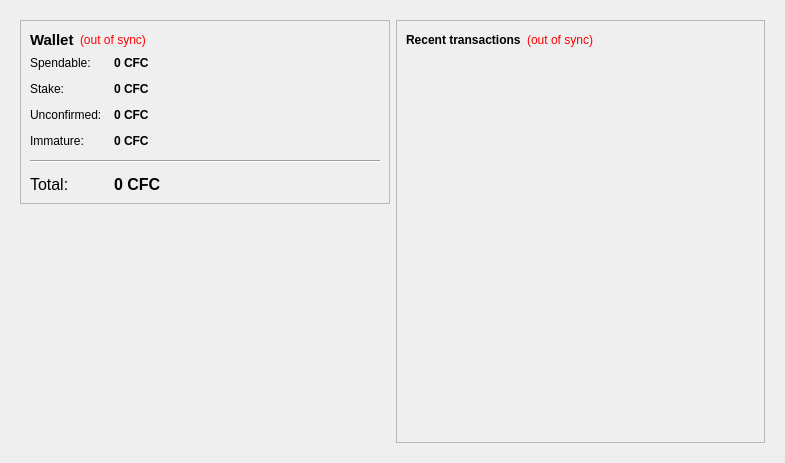
<?xml version="1.0" encoding="UTF-8"?>
<ui version="4.0">
 <class>OverviewPage</class>
 <widget class="QWidget" name="OverviewPage">
  <property name="geometry">
   <rect>
    <x>0</x>
    <y>0</y>
    <width>785</width>
    <height>463</height>
   </rect>
  </property>
  <property name="windowTitle">
   <string>Form</string>
  </property>
  <layout class="QHBoxLayout" name="horizontalLayout" stretch="0">
   <item>
    <widget class="QFrame" name="frameMain">
     <property name="frameShape">
      <enum>QFrame::NoFrame</enum>
     </property>
     <layout class="QHBoxLayout" name="horizontalLayout_3">
      <item>
       <layout class="QVBoxLayout" name="verticalLayout_2">
        <item>
         <widget class="QFrame" name="frame">
          <property name="frameShape">
           <enum>QFrame::StyledPanel</enum>
          </property>
          <property name="frameShadow">
           <enum>QFrame::Plain</enum>
          </property>
          <layout class="QVBoxLayout" name="verticalLayout_4">
           <item>
            <layout class="QHBoxLayout" name="horizontalLayout_4">
             <item>
              <widget class="QLabel" name="label_5">
               <property name="font">
                <font>
                 <pointsize>11</pointsize>
                 <weight>75</weight>
                 <bold>true</bold>
                </font>
               </property>
               <property name="text">
                <string>Wallet</string>
               </property>
              </widget>
             </item>
             <item>
              <widget class="QLabel" name="labelWalletStatus">
               <property name="toolTip">
                <string>The displayed information may be out of date. Your wallet automatically synchronizes with the Coffeecoin network after a connection is established, but this process has not completed yet.</string>
               </property>
               <property name="styleSheet">
                <string notr="true">QLabel { color: red; }</string>
               </property>
               <property name="text">
                <string notr="true">(out of sync)</string>
               </property>
               <property name="alignment">
                <set>Qt::AlignLeading|Qt::AlignLeft|Qt::AlignVCenter</set>
               </property>
              </widget>
             </item>
             <item>
              <spacer name="horizontalSpacer_2">
               <property name="orientation">
                <enum>Qt::Horizontal</enum>
               </property>
               <property name="sizeHint" stdset="0">
                <size>
                 <width>40</width>
                 <height>20</height>
                </size>
               </property>
              </spacer>
             </item>
            </layout>
           </item>
           <item>
            <layout class="QFormLayout" name="formLayout_2">
             <property name="fieldGrowthPolicy">
              <enum>QFormLayout::AllNonFixedFieldsGrow</enum>
             </property>
             <property name="horizontalSpacing">
              <number>12</number>
             </property>
             <property name="verticalSpacing">
              <number>12</number>
             </property>
             <item row="0" column="0">
              <widget class="QLabel" name="label">
               <property name="text">
                <string>Spendable:</string>
               </property>
              </widget>
             </item>
             <item row="0" column="1">
              <widget class="QLabel" name="labelBalance">
               <property name="font">
                <font>
                 <weight>75</weight>
                 <bold>true</bold>
                </font>
               </property>
               <property name="cursor">
                <cursorShape>IBeamCursor</cursorShape>
               </property>
               <property name="toolTip">
                <string>Your current spendable balance</string>
               </property>
               <property name="text">
                <string notr="true">0 CFC</string>
               </property>
               <property name="textInteractionFlags">
                <set>Qt::LinksAccessibleByMouse|Qt::TextSelectableByKeyboard|Qt::TextSelectableByMouse</set>
               </property>
              </widget>
             </item>
             <item row="1" column="0">
              <widget class="QLabel" name="label_6">
               <property name="text">
                <string>Stake:</string>
               </property>
              </widget>
             </item>
             <item row="1" column="1">
              <widget class="QLabel" name="labelStake">
               <property name="font">
                <font>
                 <weight>75</weight>
                 <bold>true</bold>
                </font>
               </property>
               <property name="cursor">
                <cursorShape>IBeamCursor</cursorShape>
               </property>
               <property name="toolTip">
                <string>Total of coins that was staked, and do not yet count toward the current balance</string>
               </property>
               <property name="text">
                <string notr="true">0 CFC</string>
               </property>
               <property name="textInteractionFlags">
                <set>Qt::LinksAccessibleByMouse|Qt::TextSelectableByKeyboard|Qt::TextSelectableByMouse</set>
               </property>
              </widget>
             </item>
             <item row="2" column="0">
              <widget class="QLabel" name="label_3">
               <property name="text">
                <string>Unconfirmed:</string>
               </property>
              </widget>
             </item>
             <item row="2" column="1">
              <widget class="QLabel" name="labelUnconfirmed">
               <property name="font">
                <font>
                 <weight>75</weight>
                 <bold>true</bold>
                </font>
               </property>
               <property name="cursor">
                <cursorShape>IBeamCursor</cursorShape>
               </property>
               <property name="toolTip">
                <string>Total of transactions that have yet to be confirmed, and do not yet count toward the current balance</string>
               </property>
               <property name="text">
                <string notr="true">0 CFC</string>
               </property>
               <property name="textInteractionFlags">
                <set>Qt::LinksAccessibleByMouse|Qt::TextSelectableByKeyboard|Qt::TextSelectableByMouse</set>
               </property>
              </widget>
             </item>
             <item row="3" column="0">
              <widget class="QLabel" name="labelImmatureText">
               <property name="text">
                <string>Immature:</string>
               </property>
              </widget>
             </item>
             <item row="3" column="1">
              <widget class="QLabel" name="labelImmature">
               <property name="font">
                <font>
                 <weight>75</weight>
                 <bold>true</bold>
                </font>
               </property>
               <property name="toolTip">
                <string>Mined balance that has not yet matured</string>
               </property>
               <property name="text">
                <string notr="true">0 CFC</string>
               </property>
               <property name="textInteractionFlags">
                <set>Qt::LinksAccessibleByMouse|Qt::TextSelectableByKeyboard|Qt::TextSelectableByMouse</set>
               </property>
              </widget>
             </item>
             <item row="4" column="0" colspan="2">
              <widget class="Line" name="line">
               <property name="orientation">
                <enum>Qt::Horizontal</enum>
               </property>
              </widget>
             </item>
             <item row="5" column="0">
              <widget class="QLabel" name="labelTotalText">
               <property name="font">
                <font>
                 <pointsize>12</pointsize>
                </font>
               </property>
               <property name="text">
                <string>Total:</string>
               </property>
              </widget>
             </item>
             <item row="5" column="1">
              <widget class="QLabel" name="labelTotal">
               <property name="font">
                <font>
                 <pointsize>12</pointsize>
                 <weight>75</weight>
                 <bold>true</bold>
                </font>
               </property>
               <property name="cursor">
                <cursorShape>IBeamCursor</cursorShape>
               </property>
               <property name="toolTip">
                <string>Your current total balance</string>
               </property>
               <property name="text">
                <string notr="true">0 CFC</string>
               </property>
               <property name="textInteractionFlags">
                <set>Qt::LinksAccessibleByMouse|Qt::TextSelectableByKeyboard|Qt::TextSelectableByMouse</set>
               </property>
              </widget>
             </item>
            </layout>
           </item>
          </layout>
         </widget>
        </item>
        <item>
         <spacer name="verticalSpacer">
          <property name="orientation">
           <enum>Qt::Vertical</enum>
          </property>
          <property name="sizeHint" stdset="0">
           <size>
            <width>20</width>
            <height>40</height>
           </size>
          </property>
         </spacer>
        </item>
        <item>
         <widget class="QLabel" name="label_2">
          <property name="text">
           <string/>
          </property>
          <property name="pixmap">
           <pixmap>:/images/wallet</pixmap>
          </property>
         </widget>
        </item>
       </layout>
      </item>
      <item>
       <layout class="QVBoxLayout" name="verticalLayout_3">
        <item>
         <widget class="QFrame" name="frame_2">
          <property name="frameShape">
           <enum>QFrame::StyledPanel</enum>
          </property>
          <property name="frameShadow">
           <enum>QFrame::Plain</enum>
          </property>
          <layout class="QVBoxLayout" name="verticalLayout">
           <item>
            <layout class="QHBoxLayout" name="horizontalLayout_2">
             <item>
              <widget class="QLabel" name="label_4">
               <property name="text">
                <string>&lt;b&gt;Recent transactions&lt;/b&gt;</string>
               </property>
              </widget>
             </item>
             <item>
              <widget class="QLabel" name="labelTransactionsStatus">
               <property name="toolTip">
                <string>The displayed information may be out of date. Your wallet automatically synchronizes with the Coffeecoin network after a connection is established, but this process has not completed yet.</string>
               </property>
               <property name="styleSheet">
                <string notr="true">QLabel { color: red; }</string>
               </property>
               <property name="text">
                <string notr="true">(out of sync)</string>
               </property>
               <property name="alignment">
                <set>Qt::AlignRight|Qt::AlignTrailing|Qt::AlignVCenter</set>
               </property>
              </widget>
             </item>
             <item>
              <spacer name="horizontalSpacer">
               <property name="orientation">
                <enum>Qt::Horizontal</enum>
               </property>
               <property name="sizeHint" stdset="0">
                <size>
                 <width>40</width>
                 <height>20</height>
                </size>
               </property>
              </spacer>
             </item>
            </layout>
           </item>
           <item>
            <widget class="QListView" name="listTransactions">
             <property name="styleSheet">
              <string notr="true">QListView { background: transparent; }</string>
             </property>
             <property name="frameShape">
              <enum>QFrame::NoFrame</enum>
             </property>
             <property name="verticalScrollBarPolicy">
              <enum>Qt::ScrollBarAlwaysOff</enum>
             </property>
             <property name="horizontalScrollBarPolicy">
              <enum>Qt::ScrollBarAlwaysOff</enum>
             </property>
             <property name="selectionMode">
              <enum>QAbstractItemView::NoSelection</enum>
             </property>
            </widget>
           </item>
          </layout>
         </widget>
        </item>
       </layout>
      </item>
     </layout>
    </widget>
   </item>
  </layout>
 </widget>
 <resources/>
 <connections/>
</ui>
